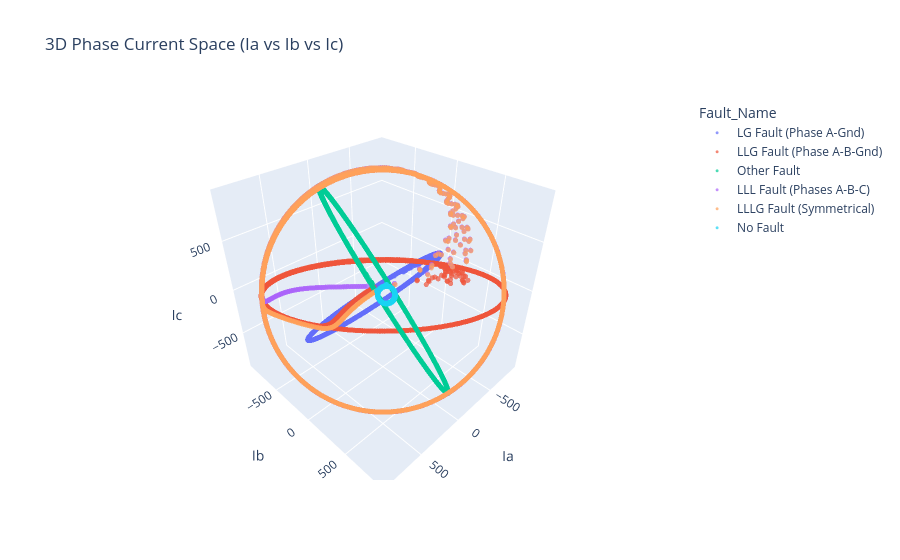

Notebook code for this chart:
### Code cell
fig = px.scatter_3d(
    df,
    x='Ia', y='Ib', z='Ic',
    color='Fault_Name',
    title='3D Phase Current Space (Ia vs Ib vs Ic)',
    opacity=0.7,
    size_max=5
)
fig.update_traces(marker=dict(size=3))
fig.show()

### Figure 1 — Plotly figure (JSON) as saved in the notebook; plotly's stock layout.template omitted (floating-point values rounded to 4 significant figures; data arrays with more than 128 entries replaced by an {"elided": "..."} marker saying what was removed)
{"data": [{"hovertemplate": "Fault_Name=LG Fault (Phase A-Gnd)<br>Ia=%{x}<br>Ib=%{y}<br>Ic=%{z}<extra></extra>", "legendgroup": "LG Fault (Phase A-Gnd)", "marker": {"color": "#636efa", "opacity": 0.7, "size": 3, "symbol": "circle"}, "mode": "markers", "name": "LG Fault (Phase A-Gnd)", "scene": "scene", "showlegend": true, "type": "scatter3d", "x": {"elided": "1129 float values"}, "y": {"elided": "1129 float values"}, "z": {"elided": "1129 float values"}}, {"hovertemplate": "Fault_Name=LLG Fault (Phase A-B-Gnd)<br>Ia=%{x}<br>Ib=%{y}<br>Ic=%{z}<extra></extra>", "legendgroup": "LLG Fault (Phase A-B-Gnd)", "marker": {"color": "#EF553B", "opacity": 0.7, "size": 3, "symbol": "circle"}, "mode": "markers", "name": "LLG Fault (Phase A-B-Gnd)", "scene": "scene", "showlegend": true, "type": "scatter3d", "x": {"elided": "1134 float values"}, "y": {"elided": "1134 float values"}, "z": {"elided": "1134 float values"}}, {"hovertemplate": "Fault_Name=Other Fault<br>Ia=%{x}<br>Ib=%{y}<br>Ic=%{z}<extra></extra>", "legendgroup": "Other Fault", "marker": {"color": "#00cc96", "opacity": 0.7, "size": 3, "symbol": "circle"}, "mode": "markers", "name": "Other Fault", "scene": "scene", "showlegend": true, "type": "scatter3d", "x": {"elided": "1004 float values"}, "y": {"elided": "1004 float values"}, "z": {"elided": "1004 float values"}}, {"hovertemplate": "Fault_Name=LLL Fault (Phases A-B-C)<br>Ia=%{x}<br>Ib=%{y}<br>Ic=%{z}<extra></extra>", "legendgroup": "LLL Fault (Phases A-B-C)", "marker": {"color": "#ab63fa", "opacity": 0.7, "size": 3, "symbol": "circle"}, "mode": "markers", "name": "LLL Fault (Phases A-B-C)", "scene": "scene", "showlegend": true, "type": "scatter3d", "x": {"elided": "1096 float values"}, "y": {"elided": "1096 float values"}, "z": {"elided": "1096 float values"}}, {"hovertemplate": "Fault_Name=LLLG Fault (Symmetrical)<br>Ia=%{x}<br>Ib=%{y}<br>Ic=%{z}<extra></extra>", "legendgroup": "LLLG Fault (Symmetrical)", "marker": {"color": "#FFA15A", "opacity": 0.7, "size": 3, "symbol": "circle"}, "mode": "markers", "name": "LLLG Fault (Symmetrical)", "scene": "scene", "showlegend": true, "type": "scatter3d", "x": {"elided": "1133 float values"}, "y": {"elided": "1133 float values"}, "z": {"elided": "1133 float values"}}, {"hovertemplate": "Fault_Name=No Fault<br>Ia=%{x}<br>Ib=%{y}<br>Ic=%{z}<extra></extra>", "legendgroup": "No Fault", "marker": {"color": "#19d3f3", "opacity": 0.7, "size": 3, "symbol": "circle"}, "mode": "markers", "name": "No Fault", "scene": "scene", "showlegend": true, "type": "scatter3d", "x": {"elided": "2365 float values"}, "y": {"elided": "2365 float values"}, "z": {"elided": "2365 float values"}}], "layout": {"legend": {"title": {"text": "Fault_Name"}, "tracegroupgap": 0}, "scene": {"domain": {"x": [0, 1], "y": [0, 1]}, "xaxis": {"title": {"text": "Ia"}}, "yaxis": {"title": {"text": "Ib"}}, "zaxis": {"title": {"text": "Ic"}}}, "title": {"text": "3D Phase Current Space (Ia vs Ib vs Ic)"}}}
